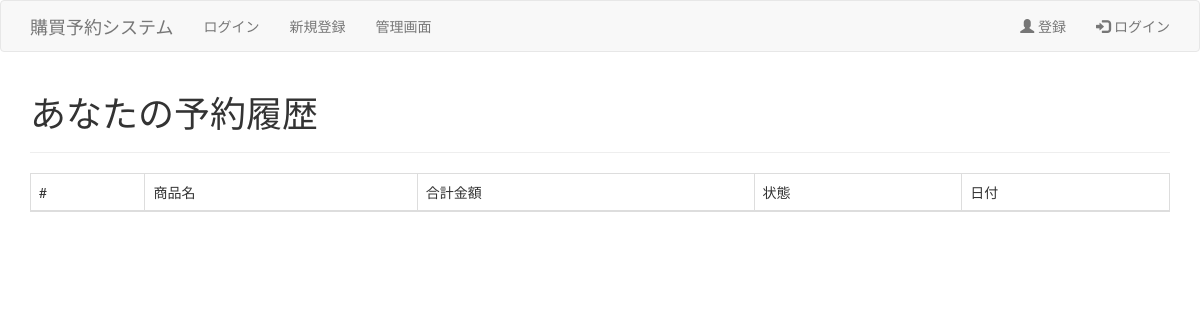
Before: /mypage/history.php with the older database file.
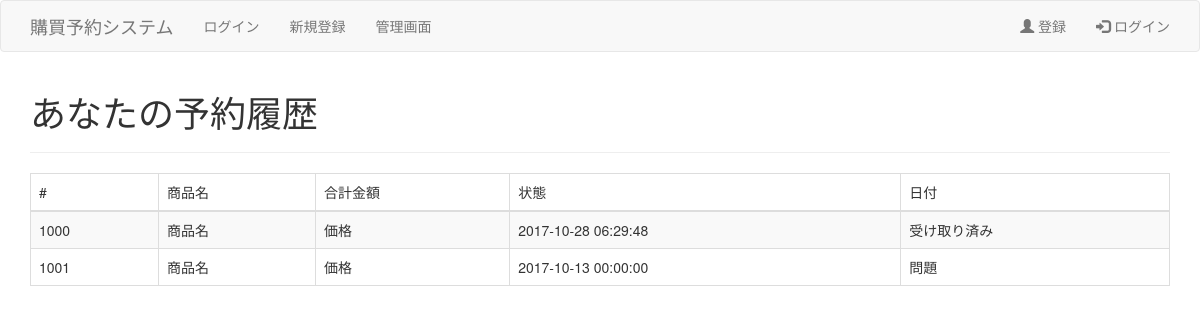
After: the same page with the newer database file.
### tables this page shows
CREATE TABLE `yoyaku` (
  `id` int(255) NOT NULL,
  `user_id` int(255) NOT NULL,
  `products` varchar(255) NOT NULL,
  `quantity` varchar(255) NOT NULL,
  `date` datetime NOT NULL,
  `status` varchar(255) NOT NULL
);

### mypage/history.php (the view, shortened to what this page needs)
<?php
  require("../connect_db.php");
  require("../head.php");
  $user_id="aki";
  $query = "SELECT id FROM `member` WHERE `user_id` = '$user_id'";
  $result = mysqli_query($link, $query);
  $row = mysqli_fetch_assoc($result);
  $id = $row["id"];
  $status = array("受付","受け取り済み","問題");
  ?>
  <div class="container">
      <h1>あなたの予約履歴</h1>
      <hr>
  <table id="history" class="table table-striped table-bordered dt-responsive nowrap" cellspacing="0">
  <thead><tr><td>#</td><td>商品名</td><td>合計金額</td><td>状態</td><td>日付</td></tr></thead>
<?php
  $query = "SELECT * FROM `yoyaku` WHERE `user_id`= '$id'";
  $result = mysqli_query($link, $query);
  while ($row = mysqli_fetch_assoc($result)){
    echo "<tr>";
    echo "<td>".$row["id"]."</td>";
    echo "<td>商品名</td>";
    echo "<td>価格</td>";
    echo "<td>".$row["date"]."</td>";
    echo "<td>".$status[$row["status"]]."</td>";
    echo "</tr>";
  };
?>
  </table>
</div>

Changed rows visible on the page:
added yoyaku: id "1000", date "2017-10-28 06:29:48", status "受け取り済み"
added yoyaku: id "1001", date "2017-10-13 00:00:00", status "問題"
